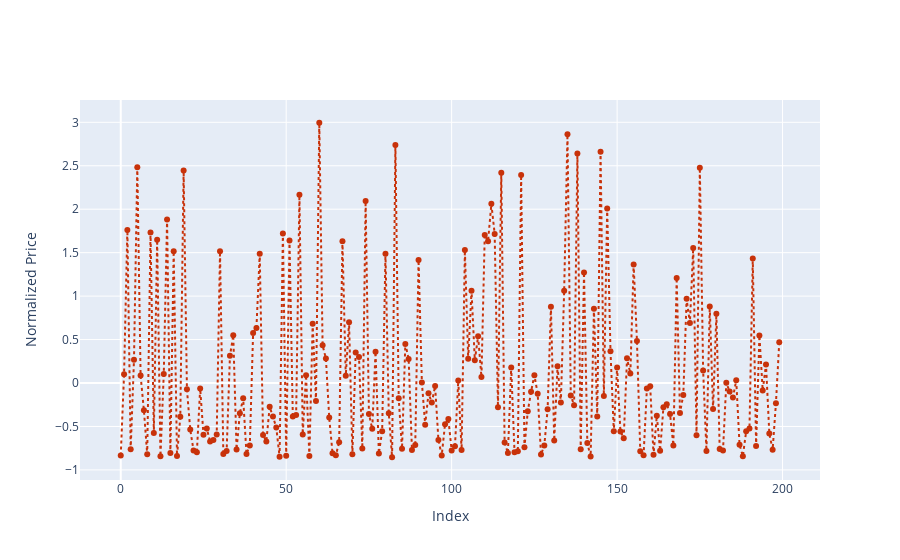

Notebook code cell kept with this figure:
### Code cell
trace0 = go.Scatter(
    y = y_test,
    x = np.arange(200), 
    mode = 'lines+markers', 
    name = 'Actual Price',
    marker = dict(
    color = 'rgb(110, 10, 150)')
)

trace1 = go.Scatter(
    y = y_pred,
    x = np.arange(200), 
    mode = 'lines+markers', 
    name = 'Predicted Price',
    line = dict(
        color = 'rgb(200, 50, 10)',
        dash = 'dot'
    )
)


layout = go.Layout(
    xaxis = dict(title = 'Index'), 
    yaxis = dict(title = 'Normalized Price')
)

figure = go.Figure(data = [trace1], layout = layout)
iplot(figure)

### Figure 1 — Plotly figure (JSON) as saved in the notebook; plotly's stock layout.template omitted (floating-point values rounded to 4 significant figures; data arrays with more than 128 entries replaced by an {"elided": "..."} marker saying what was removed)
{"data": [{"line": {"color": "rgb(200, 50, 10)", "dash": "dot"}, "mode": "lines+markers", "name": "Predicted Price", "type": "scatter", "x": {"elided": "200 int values"}, "y": {"elided": "200 float values"}}], "layout": {"xaxis": {"title": {"text": "Index"}}, "yaxis": {"title": {"text": "Normalized Price"}}}}
